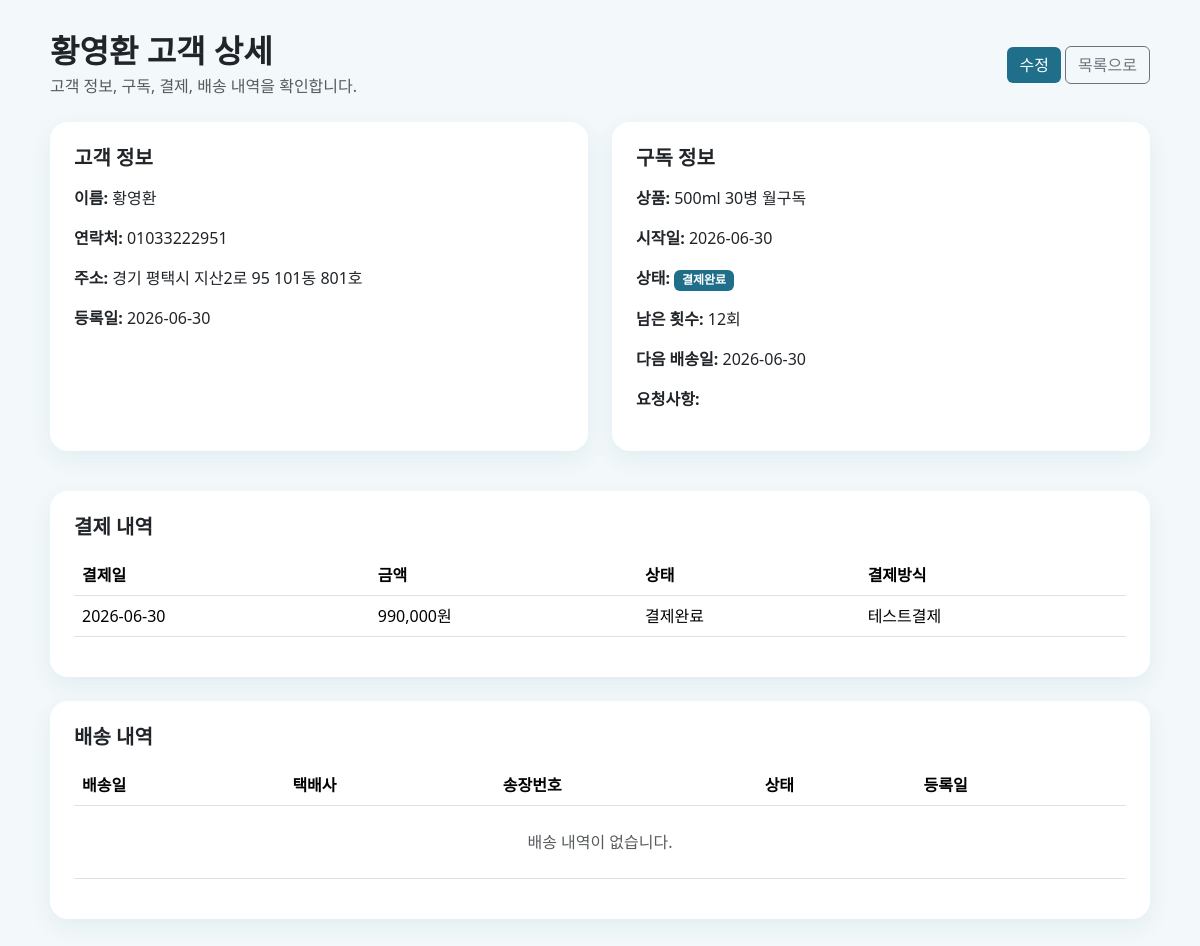
The page /customer/13 (signed in) on the database its author committed.
### tables this page shows
CREATE TABLE customers (
        id INTEGER PRIMARY KEY AUTOINCREMENT,
        name TEXT NOT NULL,
        phone TEXT,
        address TEXT,
        plan TEXT,
        start_date TEXT,
        memo TEXT,
        status TEXT,
        created_at TEXT
    );

CREATE TABLE subscriptions (
        id INTEGER PRIMARY KEY AUTOINCREMENT,
        customer_id INTEGER,
        plan TEXT,
        start_date TEXT,
        memo TEXT,
        status TEXT,
        remaining_count INTEGER DEFAULT 12,
        next_shipping_date TEXT,
        created_at TEXT,
        FOREIGN KEY (customer_id) REFERENCES customers(id)
    );

CREATE TABLE payments (
        id INTEGER PRIMARY KEY AUTOINCREMENT,
        customer_id INTEGER,
        subscription_id INTEGER,
        amount INTEGER,
        payment_status TEXT,
        payment_date TEXT,
        payment_method TEXT,
        created_at TEXT,
        FOREIGN KEY (customer_id) REFERENCES customers(id),
        FOREIGN KEY (subscription_id) REFERENCES subscriptions(id)
    );

### routes/admin.py (the view)
@admin_bp.route("/customer/<int:customer_id>")
def customer_detail(customer_id):
    if not session.get("logged_in"):
        return redirect("/login")
    conn = get_db()
    cur = conn.cursor()
    cur.execute("""
        SELECT
            customers.id,
            customers.name,
            customers.phone,
            customers.address,
            customers.created_at,
            subscriptions.id,
            subscriptions.plan,
            subscriptions.start_date,
            subscriptions.memo,
            subscriptions.status,
            subscriptions.remaining_count,
            subscriptions.next_shipping_date
        FROM customers
        LEFT JOIN subscriptions
        ON customers.id = subscriptions.customer_id
        WHERE customers.id = ?
    """, (customer_id,))
    customer = cur.fetchone()
    cur.execute("""
        SELECT amount, payment_status, payment_date, payment_method
        FROM payments
        WHERE customer_id = ?
        ORDER BY id DESC
    """, (customer_id,))
    payments = cur.fetchall()
    cur.execute("""
        SELECT shipping_date, courier, tracking_number, status, created_at
        FROM shipments
        WHERE customer_id = ?
        ORDER BY id DESC
    """, (customer_id,))
    shipments = cur.fetchall()
    conn.close()
    return render_template(
        "admin/customer_detail.html",
        customer=customer,
        payments=payments,
        shipments=shipments
    )

### database.py (called while the page is built)
def get_db():
    conn = sqlite3.connect(DB_NAME)
    return conn

### templates/admin/customer_detail.html (shortened to what this page needs)
<!DOCTYPE html>
<html lang="ko">
<head>
<link href="https://cdn.jsdelivr.net/npm/bootstrap@5.3.3/dist/css/bootstrap.min.css" rel="stylesheet">
</head>
<body>
<div class="detail-wrap">
    <div class="d-flex justify-content-between align-items-center mb-4">
        <div>
            <h2 class="fw-bold mb-1">{{ customer[1] }} 고객 상세</h2>
            <p class="text-muted mb-0">고객 정보, 구독, 결제, 배송 내역을 확인합니다.</p>
        </div>
        <div>
            <a href="/edit/{{ customer[0] }}" class="btn btn-main">수정</a>
            <a href="/admin" class="btn btn-outline-secondary">목록으로</a>
        </div>
    </div>
    <div class="row mb-4">
        <div class="col-md-6 mb-3">
            <div class="card h-100">
                <div class="card-body p-4">
                    <h5 class="fw-bold mb-3">고객 정보</h5>
                    <p><strong>이름:</strong> {{ customer[1] }}</p>
                    <p><strong>연락처:</strong> {{ customer[2] }}</p>
                    <p><strong>주소:</strong> {{ customer[3] }}</p>
                    <p><strong>등록일:</strong> {{ customer[4] }}</p>
                </div>
            </div>
        </div>
        <div class="col-md-6 mb-3">
            <div class="card h-100">
                <div class="card-body p-4">
                    <h5 class="fw-bold mb-3">구독 정보</h5>
                    <p><strong>상품:</strong> {{ customer[6] }}</p>
                    <p><strong>시작일:</strong> {{ customer[7] }}</p>
                    <p><strong>상태:</strong> <span class="badge badge-main">{{ customer[9] }}</span></p>
                    <p><strong>남은 횟수:</strong> {{ customer[10] }}회</p>
                    <p><strong>다음 배송일:</strong> {{ customer[11] }}</p>
                    <p><strong>요청사항:</strong> {{ customer[8] }}</p>
                </div>
            </div>
        </div>
    </div>
    <div class="card mb-4">
        <div class="card-body p-4">
            <h5 class="fw-bold mb-3">결제 내역</h5>
            <div class="table-responsive">
                <table class="table align-middle">
                    <thead style="background:#e6f3f7;">
                        <tr>
                            <th>결제일</th>
                            <th>금액</th>
                            <th>상태</th>
                            <th>결제방식</th>
                        </tr>
                    </thead>
                    <tbody>
                        {% for p in payments %}
                        <tr>
                            <td>{{ p[2] }}</td>
                            <td>{{ "{:,}".format(p[0]|int) }}원</td>
                            <td>{{ p[1] }}</td>
                            <td>{{ p[3] }}</td>
                        </tr>
                        {% endfor %}
                    </tbody>
                </table>
            </div>
        </div>
    </div>
    <div class="card">
        <div class="card-body p-4">
            <h5 class="fw-bold mb-3">배송 내역</h5>
            <div class="table-responsive">
                <table class="table align-middle">
                    <thead style="background:#e6f3f7;">
                        <tr>
                            <th>배송일</th>
                            <th>택배사</th>
                            <th>송장번호</th>
                            <th>상태</th>
                            <th>등록일</th>
                        </tr>
                    </thead>
                    <tbody>
                        {% if shipments|length == 0 %}
                        <tr>
                            <td colspan="5" class="text-center text-muted py-4">배송 내역이 없습니다.</td>
                        </tr>
                        {% endif %}
                    </tbody>
                </table>
            </div>
        </div>
    </div>
</div>
</body>
</html>

### templates/admin/customer_detail.html (style rules this page uses)
:root { --main-color: #1f6f8b; --main-dark: #15566d; --bg-color: #f3f8fa; }
body { background: var(--bg-color); }
.detail-wrap { max-width: 1100px; margin: 32px auto; }
.card { border: 0; border-radius: 18px; box-shadow: 0 8px 22px rgba(31,111,139,0.08); }
.badge-main { background: var(--main-color); }
.btn-main { background: var(--main-color); color: white; border: none; }

### rows shown on the page
customers: name "황영환", phone "01033222951", address "경기 평택시 지산2로 95 101동 801호", created_at "2026-06-30"
subscriptions: plan "500ml 30병 월구독", start_date "2026-06-30", status "결제완료", remaining_count "12", next_shipping_date "2026-06-30"
payments: payment_date "2026-06-30", amount "990,000", payment_status "결제완료", payment_method "테스트결제"
